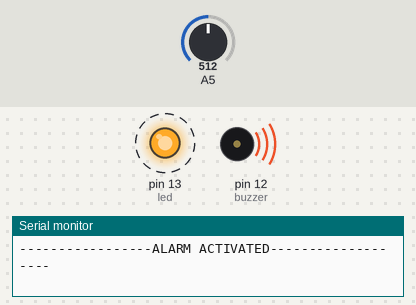
Bench run of a sketch on a simulated Arduino Uno, built with avr-gcc and run on an emulated ATmega328P. On the bench: output pins drawn as LEDs (lit = HIGH), buzzer (waves = sounding), the last lines printed to the serial monitor. Dashed ring = blinking. Inputs (shaded band) come from the test bench; at power-on: A5 = 512.

Above: at 1.25 s.
1.3 s: A5 set to 409
4.3 s: A5 set to 382
At 5.0 s:
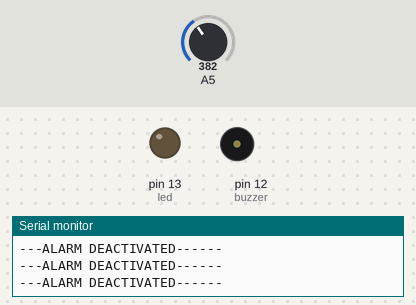
6.3 s: A5 set to 410
At 6.57 s:
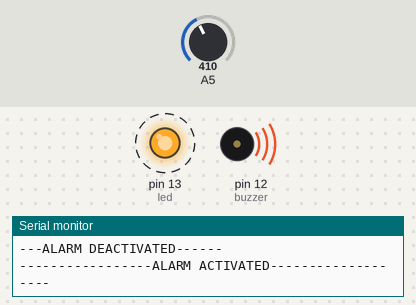
Timing chart, 0 to 15.3 s (numbered marks = the images above; inputs shaded):
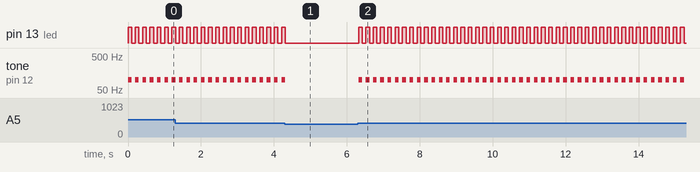

Measured:
- the behaviour switches between 400 and 399 on A5 (found by bisection; images 0 and 1)
- after the input at 4.3 s, pin 13 (led): goes on until 4.3 s, then stays LOW; tone on pin 12 (buzzer): goes on until 4.3 s, then stays silent
- after the input at 6.3 s, pin 13 (led): alternates HIGH for 0.10 s and LOW for 0.10 s, starting at once; tone on pin 12 (buzzer): alternates 100 Hz for 0.10 s and silent for 0.10 s, starting at once
- by itself, pin 13 (led): alternates HIGH for 0.10 s and LOW for 0.10 s
- by itself, tone on pin 12 (buzzer): alternates 100 Hz for 0.10 s and silent for 0.10 s

The sketch:

LDR_with_buzzer.ino
```cpp
const int led = 13;
const int buzzer = 12;
const int ldrPin = A0;

void setup() {
  Serial.begin(9600);

  pinMode(led,OUTPUT);
  pinMode(buzzer,OUTPUT);
  pinMode(ldrPin,INPUT);

}

void loop() {
  int ldrStatus = analogRead(led); //read the state of the ldr value
  if (ldrStatus>=400){

    tone(buzzer,100);
    digitalWrite(led,HIGH);
    delay(100);

    noTone(buzzer);
    digitalWrite(led,LOW);
    delay(100);

    Serial.println("-----------------ALARM ACTIVATED-------------------");
  }
   else{
    noTone(buzzer);
    digitalWrite(led,LOW);

    Serial.println("---ALARM DEACTIVATED------");
   }
}
```
